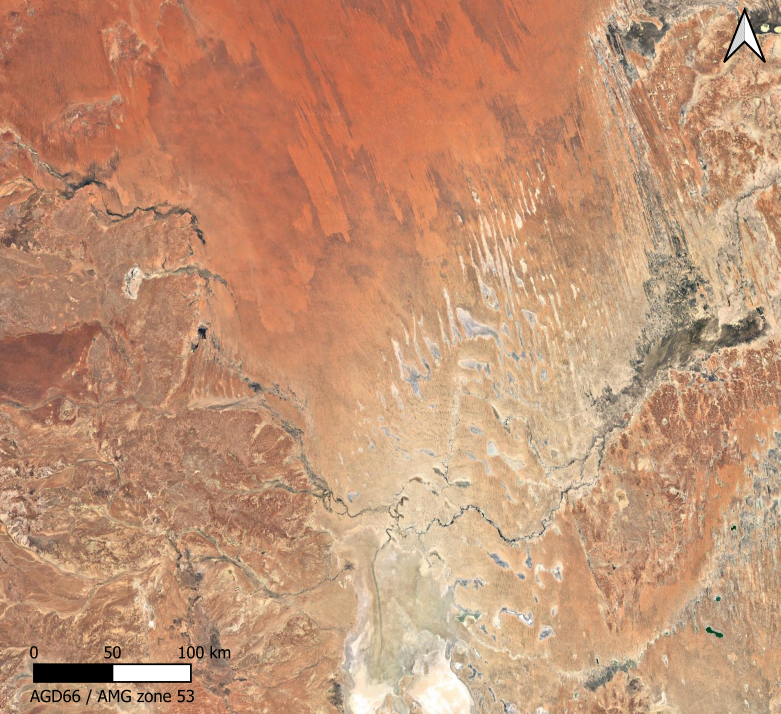
#> input picture Map_for_plot.png, 1561 x 1427 px, found by its file name (shown at 1/2 size)
$ jupyter execute --allow-errors Plus_minus_method.ipynb   (shell and % lines are left out)
#> lines starting #> are read from the running program, lines starting #| are printed output that depends on the picture
[cell 1]
import numpy as np
import pandas as pd
import matplotlib.pyplot as plt
import matplotlib.ticker as ticker
import matplotlib.image as mpimg

[cell 2]
#Part 1: The Plus Minus Method analysis.
#You will need the survey data to run this part of the code. The data can be requested from Geoscience Australia through https://dx.doi.org/10.26186/146309.

[cell 3]
import re #Only needed for the first part of the code.

[cell 4]
#Part 1.1
#All files
files = ['74-WAB', '74-WAC', '76-WBA', '79-WDA', '79-WDB', '79-WDF', '79-WDG', '80-WFJ', '80-WFW', '80-WGE', '80-WGG-WGT', '80-WGK-82-WLN', '80-WGN', '80-WGS', '80-WHR', '82-QNB', '82-RAP', '82-RAR2', '82-RAX', '82-WLA', '82-WLE', '84-TZH', '84-TZJ', '84-TZL', '84-TZM', '84-TZP', '84-TZW', '84-TZX', '84-TZZ', '84-WMD', '84-WME', '84-WMJ', '84-WML', '84-WMM', '84-WMQ', '84-WMT', '84-WMX', '84-WMZ', '84-WNA', '84-XAA', '84-XAB', '84-XAF', '84-XAH', '84-XEZ', '84-XFG', '85-WPC', '85-WPD', '85-WPF', '85-WPY', '85-YGN', '85-YGS', '85-YGW', '85-YRS', '86-ADS', '86-AEB', '86-AED', '86-AEY', '87-WRA', '87NT-05', '87NT-07', '87NT-12', '87NT-19', '88-WRF', '88-WRH', '88-WRJ', '88-WRK', '94ET-05', '94ET-06', 'CB08-01', 'CMA08-09', 'CV08-05', 'CVM08-10', 'NT-01', 'S85C-06', 'S85C-09', 'S86MT-01A-01B', 'S87-SI-05', 'SD79-16', 'SD84-101', 'SD84-44', 'SD84-45', 'SD85-51', 'SD85-60','85-YRZ']
#'82-QNE' doesn't contain useful stations
#> (the rest of this cell did not finish here and is left out)

[cell 5]
#Part 1.2
df_Zw_means = []
#> (the rest of this cell did not finish here and is left out)

[cell 6]
#Part 2: reading and plotting the results.

#> (a cell that did not finish here is left out)

[cell 8]
#Part 2.2: Map plot

# Load the map image
map_image = mpimg.imread('map_for_plot.png')
#> map_image is the input picture: shape (1427, 1561, 4) float32; mean R, G, B, A 0.761, 0.577, 0.459, 1

# Scatter plot with colormap
fig, ax = plt.subplots(figsize=(12, 6))


#> (the rest of this cell did not finish here and is left out)

[cell 9]
# Part 2.3.1 Access certain parts of seismic lines
srf_pos_min = 2863
srf_pos_max = 2887
desired_file = 'NT-01'

# Filter the data based on the srf_pos range and file name
#> (the rest of this cell did not finish here and is left out)

[cell 10]
#Part 2.3.2 Examples plot
# Define the desired srf_pos range and file name for the first plot
srf_pos_min_1 = 2863
srf_pos_max_1 = 2887
desired_file_1 = 'NT-01'

# Filter the data for the first plot
#> (the rest of this cell did not finish here and is left out)

#> (a cell that did not finish here is left out)

#> (a cell that did not finish here is left out)

[cell 13]
#Part 2.6 The plus minus method diagram

# Define the coordinates of the stations and points
A = (0, 0)
D = (150, 0)
G = (300, 0)
B = (30, -20)
C = (120, -20)
E = (180, -20)
F = (270, -20)

# Create the figure and axes
fig, ax = plt.subplots(figsize=(7, 4))

# Set up the axes for ABCD raypath subplot
ax.set_xlim(-10, 310)
ax.set_ylim(-22.5, 8)

# Draw the surface and refractor lines for ABCD raypath
ax.axhline(y=0, color='black', linestyle='--', label='Surface')
ax.axhline(y=-20, color='black', linestyle='-', label='Refractor')

# Draw a vertical line from point D to the refractor with dash-dot line style
ax.plot([D[0], D[0]], [D[1], -20], linestyle='-.', color='black', label='Zw')

# Plot line 1 extending from A to B, B to C, and C to D for ABCD raypath
ax.plot([A[0], B[0], C[0], D[0]], [A[1], B[1], C[1], D[1]], 'r-', label='ABCD raypath')
ax.plot([G[0], F[0], E[0], D[0]], [G[1], F[1], E[1], D[1]], 'b-', label='GFED raypath')
ax.plot([A[0], B[0], F[0], G[0]], [A[1], B[1], F[1], G[1]], 'yellow', linestyle='dashdot', label='ABFG raypath')

# Add labels for the points in ABCD raypath subplot
ax.text(*A, 'A', ha='center', va='bottom', fontsize=12)
ax.text(*D, 'D', ha='center', va='bottom', fontsize=12)
ax.text(*G, 'G', ha='center', va='bottom', fontsize=12)
ax.text(*B, 'B', ha='center', va='top', fontsize=12)
ax.text(*C, 'C', ha='center', va='top', fontsize=12)
ax.text(*E, 'E', ha='center', va='top', fontsize=12)
ax.text(*F, 'F', ha='center', va='top', fontsize=12)

# Remove ticks and labels for x and y axes
ax.set_xticks([])
ax.set_yticks([])

#legends settings
ax.legend(loc='upper right', fontsize=12, frameon=False, shadow=True,  ncol=3)

# Set the title
ax.set_title('The Plus Minus Method', fontsize=16, fontweight='bold')

# Save the plot
plt.savefig('The_Plus_Minus_Method_Single_Panel.png', dpi=300)
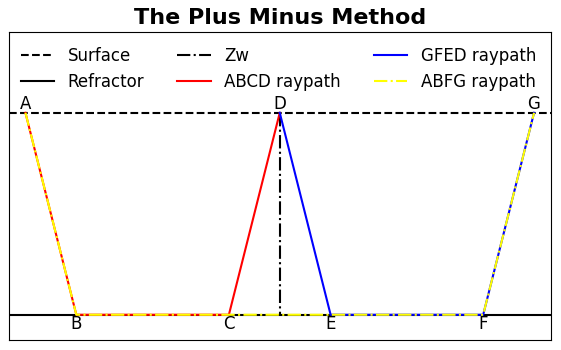
#> figure drawn by matplotlib, 1 panel

# Display the plot
plt.show()
plt.close()
